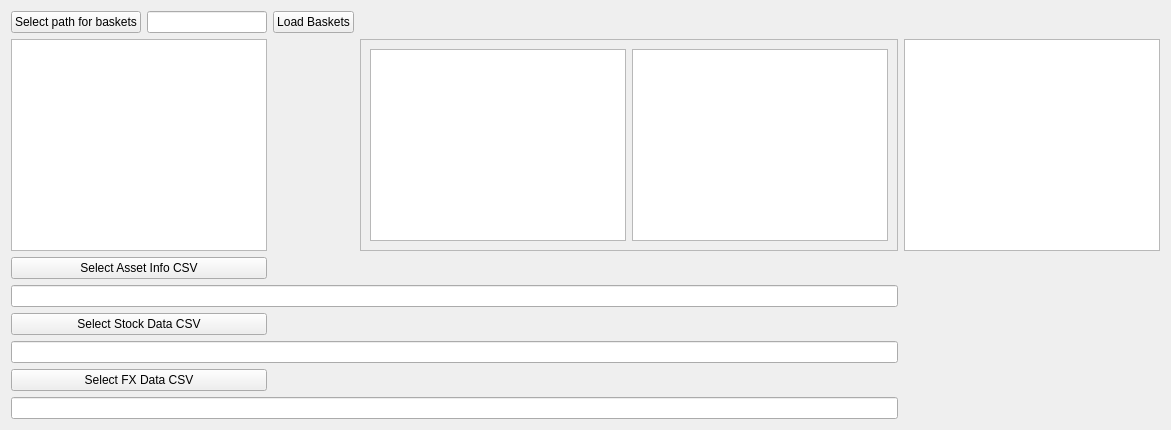
      <widget class="QWidget" name="BasketsTab">
       <attribute name="title">
        <string>Baskets/Data</string>
       </attribute>
       <layout class="QGridLayout" name="gridLayout">
        <item row="7" column="0" colspan="4">
         <widget class="QLineEdit" name="fxDataPathLineEdit">
          <property name="sizePolicy">
           <sizepolicy hsizetype="Ignored" vsizetype="Fixed">
            <horstretch>0</horstretch>
            <verstretch>0</verstretch>
           </sizepolicy>
          </property>
         </widget>
        </item>
        <item row="5" column="0" colspan="4">
         <widget class="QLineEdit" name="stkDataPathLineEdit">
          <property name="sizePolicy">
           <sizepolicy hsizetype="Ignored" vsizetype="Fixed">
            <horstretch>0</horstretch>
            <verstretch>0</verstretch>
           </sizepolicy>
          </property>
         </widget>
        </item>
        <item row="0" column="0">
         <widget class="QPushButton" name="basketsPathButton">
          <property name="sizePolicy">
           <sizepolicy hsizetype="Fixed" vsizetype="Fixed">
            <horstretch>0</horstretch>
            <verstretch>0</verstretch>
           </sizepolicy>
          </property>
          <property name="text">
           <string>Select path for baskets</string>
          </property>
         </widget>
        </item>
        <item row="6" column="0" colspan="2">
         <widget class="QPushButton" name="fxDataPathButton">
          <property name="sizePolicy">
           <sizepolicy hsizetype="Ignored" vsizetype="Fixed">
            <horstretch>0</horstretch>
            <verstretch>0</verstretch>
           </sizepolicy>
          </property>
          <property name="text">
           <string>Select FX Data CSV</string>
          </property>
         </widget>
        </item>
        <item row="4" column="0" colspan="2">
         <widget class="QPushButton" name="stkDataPathButton">
          <property name="sizePolicy">
           <sizepolicy hsizetype="Ignored" vsizetype="Fixed">
            <horstretch>0</horstretch>
            <verstretch>0</verstretch>
           </sizepolicy>
          </property>
          <property name="text">
           <string>Select Stock Data CSV</string>
          </property>
         </widget>
        </item>
        <item row="1" column="0" colspan="2">
         <widget class="QListWidget" name="CSVFiles1">
          <property name="sizePolicy">
           <sizepolicy hsizetype="Preferred" vsizetype="MinimumExpanding">
            <horstretch>0</horstretch>
            <verstretch>0</verstretch>
           </sizepolicy>
          </property>
         </widget>
        </item>
        <item row="1" column="4">
         <widget class="QListWidget" name="CSVFiles2">
          <property name="sizePolicy">
           <sizepolicy hsizetype="Preferred" vsizetype="MinimumExpanding">
            <horstretch>0</horstretch>
            <verstretch>0</verstretch>
           </sizepolicy>
          </property>
         </widget>
        </item>
        <item row="2" column="0" colspan="2">
         <widget class="QPushButton" name="assetInfoDataPathButton">
          <property name="sizePolicy">
           <sizepolicy hsizetype="Preferred" vsizetype="Fixed">
            <horstretch>0</horstretch>
            <verstretch>0</verstretch>
           </sizepolicy>
          </property>
          <property name="text">
           <string>Select Asset Info CSV</string>
          </property>
         </widget>
        </item>
        <item row="0" column="1">
         <widget class="QLineEdit" name="basketsPathLineEdit">
          <property name="sizePolicy">
           <sizepolicy hsizetype="Ignored" vsizetype="Fixed">
            <horstretch>0</horstretch>
            <verstretch>0</verstretch>
           </sizepolicy>
          </property>
          <property name="placeholderText">
           <string/>
          </property>
         </widget>
        </item>
        <item row="1" column="3">
         <widget class="QFrame" name="frame_5">
          <property name="frameShape">
           <enum>QFrame::Shape::StyledPanel</enum>
          </property>
          <property name="frameShadow">
           <enum>QFrame::Shadow::Raised</enum>
          </property>
          <layout class="QHBoxLayout" name="horizontalLayout_5">
           <item>
            <widget class="QTableView" name="cvsTable1">
             <property name="sizePolicy">
              <sizepolicy hsizetype="MinimumExpanding" vsizetype="MinimumExpanding">
               <horstretch>0</horstretch>
               <verstretch>0</verstretch>
              </sizepolicy>
             </property>
            </widget>
           </item>
           <item>
            <widget class="QTableView" name="cvsTable2"/>
           </item>
          </layout>
         </widget>
        </item>
        <item row="3" column="0" colspan="4">
         <widget class="QLineEdit" name="assetInfoDataPathLineEdit">
          <property name="sizePolicy">
           <sizepolicy hsizetype="Ignored" vsizetype="Fixed">
            <horstretch>0</horstretch>
            <verstretch>0</verstretch>
           </sizepolicy>
          </property>
         </widget>
        </item>
        <item row="0" column="2">
         <widget class="QPushButton" name="loadBasketsButton">
          <property name="sizePolicy">
           <sizepolicy hsizetype="Fixed" vsizetype="Fixed">
            <horstretch>0</horstretch>
            <verstretch>0</verstretch>
           </sizepolicy>
          </property>
          <property name="text">
           <string>Load Baskets</string>
          </property>
         </widget>
        </item>
       </layout>
      </widget>
